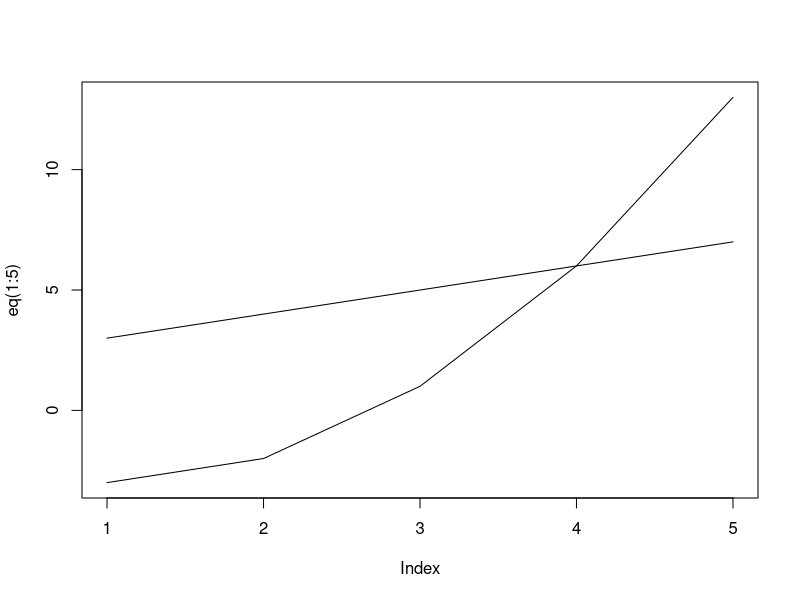
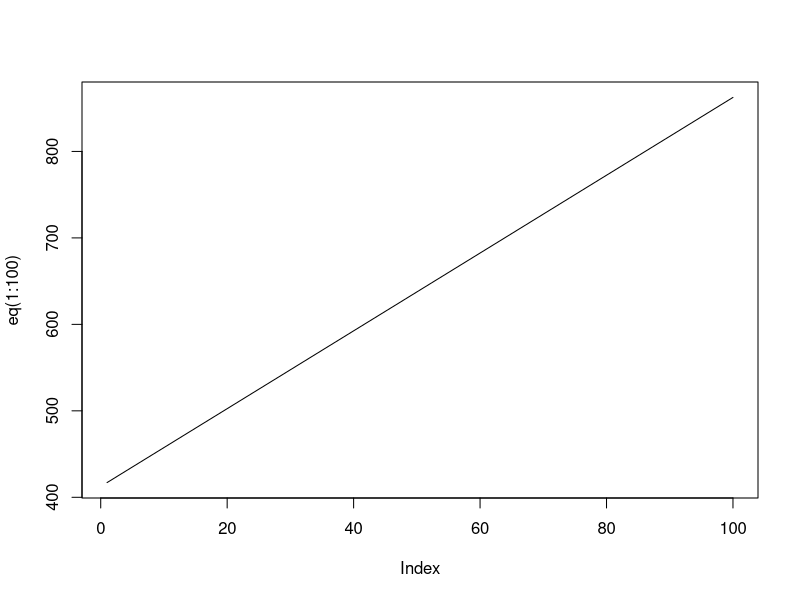
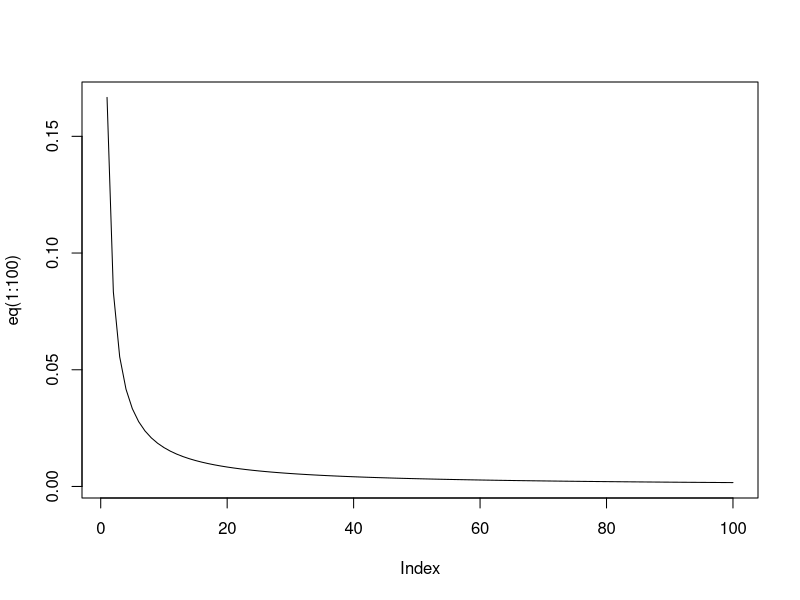
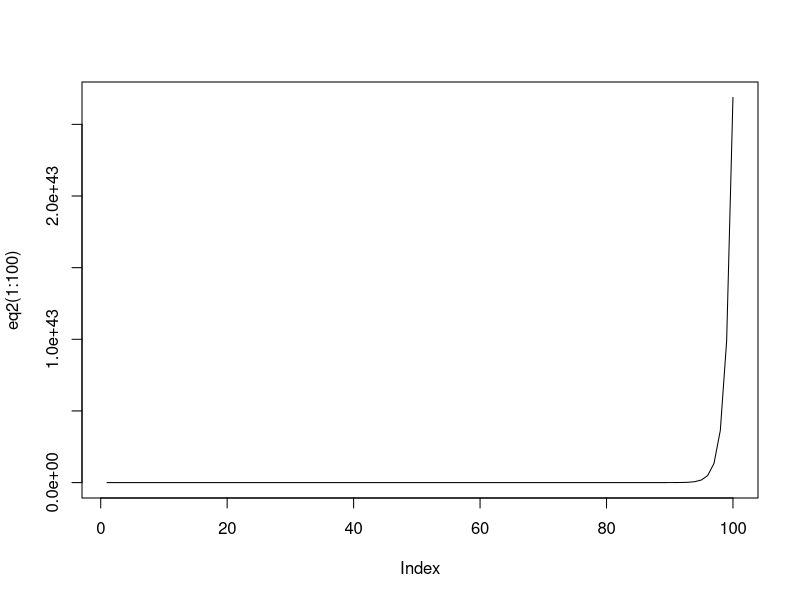

Recreate these plots in R, in order.
## ---- chunk 1
integrand <- function(x) {2*x-9} 
A<-integrate(integrand, lower = 4, upper = 9)
A<-A[1]
## ---- chunk 2
eq <- function(x){x^2-2*x-2}
eq2<-function(x){x+2}
plot(eq(1:5), type='l')
lines(eq2(1:5), type='l')

integrand <- function(x) {(x^2-2*x-2)-(x+2)} 
A<-integrate(integrand, lower = 1, upper = 4)
A<-A[1]
## ---- chunk 3
x<-110
eq<- function(x){3.75*(110-x)+x*8.25}
plot(eq(1:100), type='l')
integrand <- function(x) {3.75*(110-x)+x*8.25}
A<-integrate(integrand, lower = 0, upper = 1)
A<-as.double(A[1])
A<-A/100
## ---- chunk 4
eq<-function(x){1/(6*x)}
eq2<- function(x){exp(x)}
plot(eq(1:100), type='l')
plot(eq2(1:100),type='l')

integrand <- function(x) {-1/(6*x^2)} 
A<-integrate(integrand, lower = 1, upper = 10)
A<-A[1]
E<-integrand(1)
O<-integrand(exp(6))

